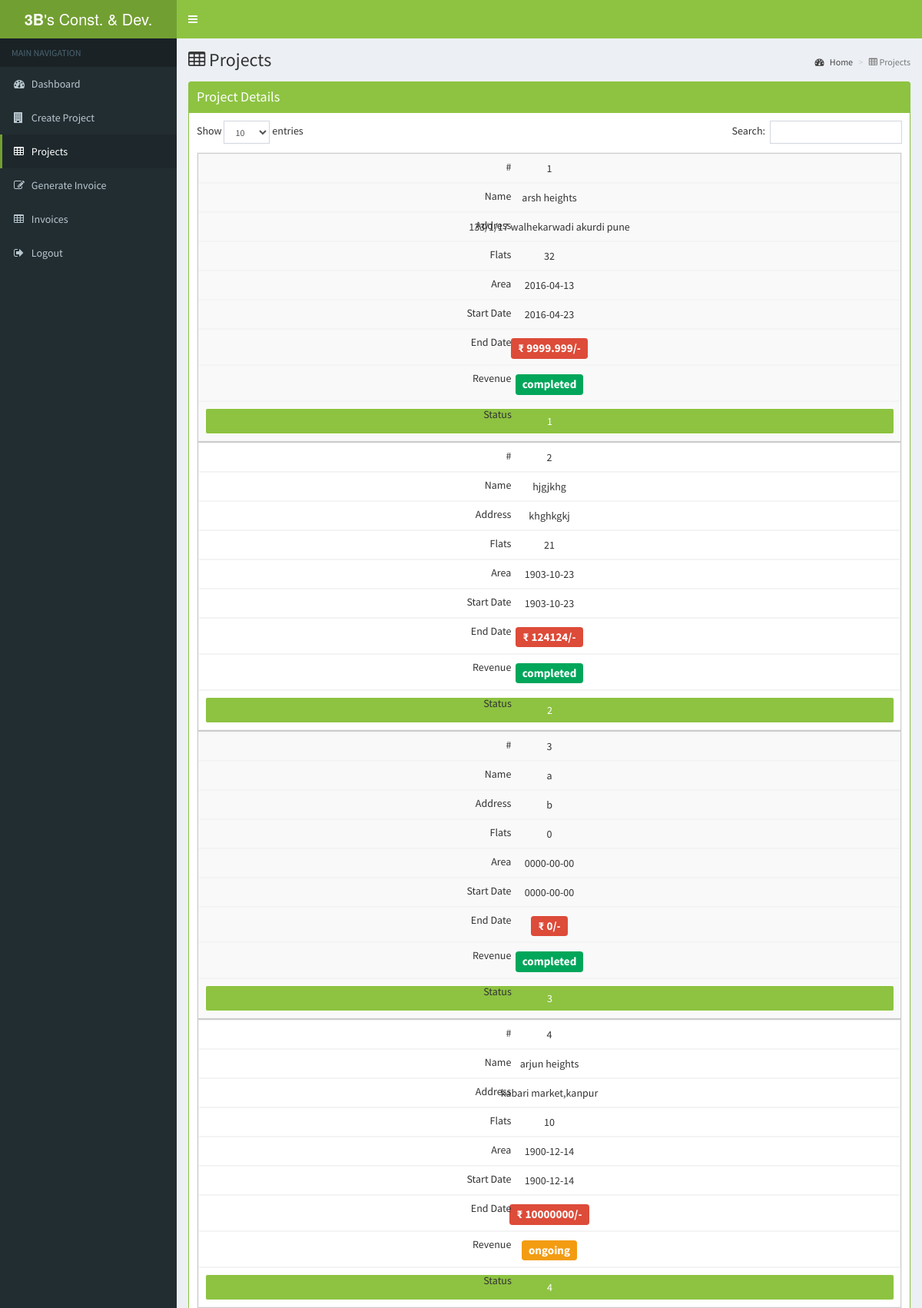
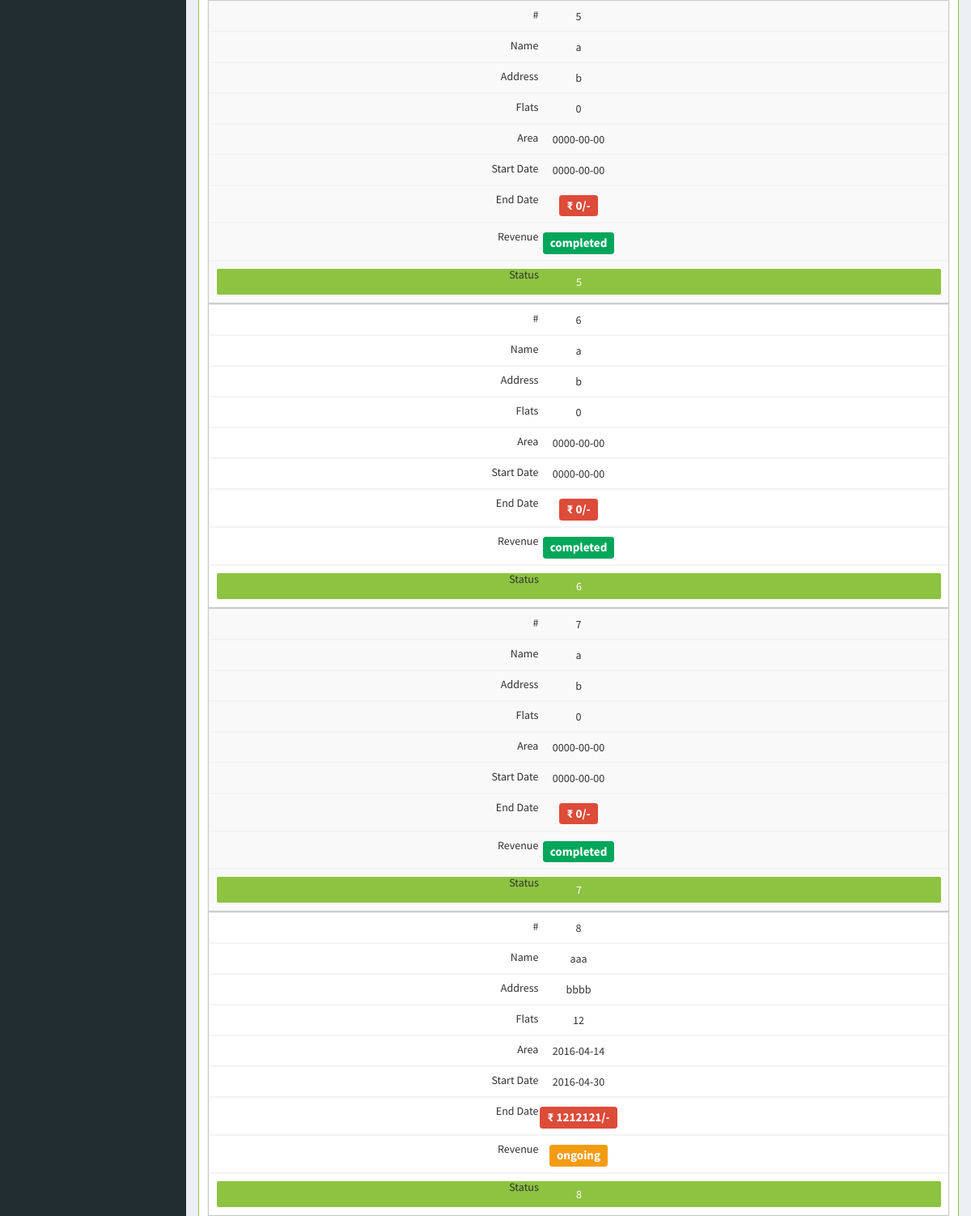
Page /projects.php (signed in, upper part) on the committed database (2 pictures, top to bottom).
### tables this page shows
CREATE TABLE IF NOT EXISTS `projects` (
  `PROJECT_ID` int(9) NOT NULL,
  `NAME` varchar(30) NOT NULL,
  `ADDRES` varchar(60) NOT NULL,
  `NUMBER_OF_FLATS` int(3) NOT NULL,
  `TOTAL_AREA` double NOT NULL,
  `START_DATE` date NOT NULL,
  `END_DATE` date NOT NULL,
  `REVENUE` double NOT NULL,
  `STATUS` tinyint(1) NOT NULL DEFAULT '1'
);

### projects.php (the view, shortened to what this page needs)
<!DOCTYPE html>
<?php
if($_SESSION['login']==1)
{
    require_once("DB_CONNECT.php");
?>
<html>
<head>
  <link rel="stylesheet" href="bootstrap/css/bootstrap.min.css">
  <link rel="stylesheet" href="https://cdnjs.cloudflare.com/ajax/libs/font-awesome/4.5.0/css/font-awesome.min.css">
  <link rel="stylesheet" href="https://cdnjs.cloudflare.com/ajax/libs/ionicons/2.0.1/css/ionicons.min.css">
  <link rel="stylesheet" href="plugins/datatables/dataTables.bootstrap.css">
  <link rel="stylesheet" href="dist/css/AdminLTE.min.css">
  <link rel="stylesheet" href="dist/css/skins/_all-skins.min.css">
</head>
<body class="hold-transition skin-blue sidebar-mini">
<div class="wrapper">
  <header class="main-header">
    <a href="index2.php" class="logo" style="background-color:#729F32;">
      <span class="logo-lg"><b>3B</b>'s Const. & Dev.</span>
    </a>
    <nav class="navbar navbar-static-top" style="background-color:#8DC341;">
      <a href="#"  class="sidebar-toggle" data-toggle="offcanvas" role="button">
      </a>
    </nav>
  </header>
  <aside class="main-sidebar">
    <section class="sidebar">
      <ul class="sidebar-menu">
        <li class="header">MAIN NAVIGATION</li>
        <li >
          <a href="index2.php">
            <i class="fa fa-dashboard"></i> <span>Dashboard</span>
          </a>
        </li>
        <li  >
          <a href="createproject.php">
            <i class="fa fa-building"></i>
            <span>Create Project</span>
          </a>
        </li>
        <li class="active ">
          <a href="#" style="border-left-color:#729F32" href="pages/widgets.html">
            <i class="fa fa-table"></i> <span>Projects</span>
          </a>
        </li>
        <li >
          <a href="generateinvoice.php">
            <i class="fa fa-edit"></i> <span>Generate Invoice</span>
          </a>
        </li>
        <li >
          <a href="showinvoices.php">
            <i class="fa fa-table"></i> <span>Invoices</span>
          </a>
        </li>
        <li >
          <a href="logout.php">
            <i class="fa fa-sign-out"></i> <span>Logout</span>
          </a>
        </li>
    </section>
  </aside>
  <div class="content-wrapper">
    <section class="content-header">
      <h1>
        <i class="fa fa-table"></i>   Projects
      </h1>
      <ol class="breadcrumb">
        <li><a href="#"><i class="fa fa-dashboard"></i> Home</a></li>
        <li class="active"><i class="fa fa-table"></i> Projects</li>
      </ol>
    </section>
    <section class="content">
      <div class="row">
        <div class="col-xs-12">
          <div class="box box-solid box-success">
            <div class="box-header">
              <h3 class="box-title">Project Details</h3>
            </div>
            <div class="box-body">
              <table id="example1" class="table table-bordered table-striped">
                <thead>
                </thead>
                <tbody>
                <?php
                                      $query  = "SELECT projects.PROJECT_ID,projects.NAME,REVENUE,ADDRES,NUMBER_OF_FLATS,START_DATE,END_DATE,STATUS  from projects";
                                        $result = mysqli_query($conn,$query);
                                        if (mysqli_num_rows($result) > 0)
                                        {
                                            while($row = mysqli_fetch_assoc($result))
                                            { if($row['STATUS']==1){$row['STATUS']='<a href="#"><big><big><span class="label label-warning">ongoing</span></big></big>';}else{$row['STATUS']='<big><big><span class="label label-success">completed</span></big></big>';}
                                                echo "<tr class='odd gradeX'><td><center>".$row['PROJECT_ID']."</td><td><center>".$row['NAME']."</td><td><center>".$row['ADDRES']."</td><td><center>".$row['NUMBER_OF_FLATS']."</td><td><center>".$row['START_DATE']."</td><td><center>".$row['END_DATE']."</td><td><center><big><big><span class='label label-danger'>₹ ".$row['REVENUE']."/-</span></big></big></td><td><center>".$row['STATUS']."</td><td><center><form name=f1 method=post action=editproject.php><input type=submit name=dynamicbutton class='btn btn-block btn-success' style='width:100%;'   value=".$row['PROJECT_ID']." ></input></form></td></tr>";
                                            }
                                        }
                                    ?>
                </tbody>
              </table>
            </div>
          </div>
        </div>
      </div>
    </section>
  </div>
</div>
</body>
</html>
<?php
}
else
{
    header('Location:index.php');
}
?>

### projects.php (style rules this page uses)
table { width: 100%; border-collapse: collapse; }
tr:nth-of-type(odd) { background: #eee; }
td, th { padding: 6px; border: 1px solid #ccc; text-align: right; }
@media only screen and (max-width: 760px),
(min-device-width: 768px) and (max-device-width: 1024px) { table, thead, tbody, th, td, tr { display: block; } }
@media only screen and (max-width: 760px),
(min-device-width: 768px) and (max-device-width: 1024px) { tr { border: 1px solid #ccc; } }
@media only screen and (max-width: 760px),
(min-device-width: 768px) and (max-device-width: 1024px) { td { border: none; border-bottom: 1px solid #eee; position: relative; padding-left: 50%; } }
@media only screen and (max-width: 760px),
(min-device-width: 768px) and (max-device-width: 1024px) { td:before { position: absolute; top: 6px; left: 6px; width: 45%; padding-right: 10px; white-space: nowrap; } }
@media only screen and (max-width: 760px),
(min-device-width: 768px) and (max-device-width: 1024px) { td:nth-of-type(1):before { content: "#"; } }
@media only screen and (max-width: 760px),
(min-device-width: 768px) and (max-device-width: 1024px) { td:nth-of-type(2):before { content: "Name"; } }
@media only screen and (max-width: 760px),
(min-device-width: 768px) and (max-device-width: 1024px) { td:nth-of-type(3):before { content: "Address"; } }
@media only screen and (max-width: 760px),
(min-device-width: 768px) and (max-device-width: 1024px) { td:nth-of-type(4):before { content: "Flats"; } }
@media only screen and (max-width: 760px),
(min-device-width: 768px) and (max-device-width: 1024px) { td:nth-of-type(5):before { content: "Area"; } }
@media only screen and (max-width: 760px),
(min-device-width: 768px) and (max-device-width: 1024px) { td:nth-of-type(6):before { content: "Start Date"; } }
@media only screen and (max-width: 760px),
(min-device-width: 768px) and (max-device-width: 1024px) { td:nth-of-type(7):before { content: "End Date"; } }
@media only screen and (max-width: 760px),
(min-device-width: 768px) and (max-device-width: 1024px) { td:nth-of-type(8):before { content: "Revenue"; } }
@media only screen and (max-width: 760px),
(min-device-width: 768px) and (max-device-width: 1024px) { td:nth-of-type(9):before { content: "Status"; } }
.btn-success { background-color: #8DC341; border-color: #fff; }
.box.box-solid.box-success { border: 1px solid #8DC341; }
.skin-blue .sidebar-menu>li:hover>a, .skin-blue .sidebar-menu>li.active>a { color: #fff; background: #1e282c; border-left-color: #8DC341; }
.box.box-solid.box-success>.box-header { color: #fff; background: #8DC341; background-color: #8DC341; }

### rows in the picture
projects: PROJECT_ID "1", NAME "arsh heights", ADDRES "133/1/17 walhekarwadi akurdi pune", NUMBER_OF_FLATS "32", START_DATE "2016-04-13", END_DATE "2016-04-23", REVENUE "9999.999", dynamicbutton "1"
projects: PROJECT_ID "2", NAME "hjgjkhg", ADDRES "khghkgkj", NUMBER_OF_FLATS "21", START_DATE "1903-10-23", END_DATE "1903-10-23", REVENUE "124124", dynamicbutton "2"
projects: PROJECT_ID "3", NAME "a", ADDRES "b", NUMBER_OF_FLATS "0", START_DATE "0000-00-00", END_DATE "0000-00-00", REVENUE "0", dynamicbutton "3"
projects: PROJECT_ID "4", NAME "arjun heights", ADDRES "kabari market,kanpur", NUMBER_OF_FLATS "10", START_DATE "1900-12-14", END_DATE "1900-12-14", REVENUE "10000000", dynamicbutton "4"
projects: PROJECT_ID "5", NAME "a", ADDRES "b", NUMBER_OF_FLATS "0", START_DATE "0000-00-00", END_DATE "0000-00-00", REVENUE "0", dynamicbutton "5"
projects: PROJECT_ID "6", NAME "a", ADDRES "b", NUMBER_OF_FLATS "0", START_DATE "0000-00-00", END_DATE "0000-00-00", REVENUE "0", dynamicbutton "6"
projects: PROJECT_ID "7", NAME "a", ADDRES "b", NUMBER_OF_FLATS "0", START_DATE "0000-00-00", END_DATE "0000-00-00", REVENUE "0", dynamicbutton "7"
projects: PROJECT_ID "8", NAME "aaa", ADDRES "bbbb", NUMBER_OF_FLATS "12", START_DATE "2016-04-14", END_DATE "2016-04-30", REVENUE "1212121", dynamicbutton "8"
